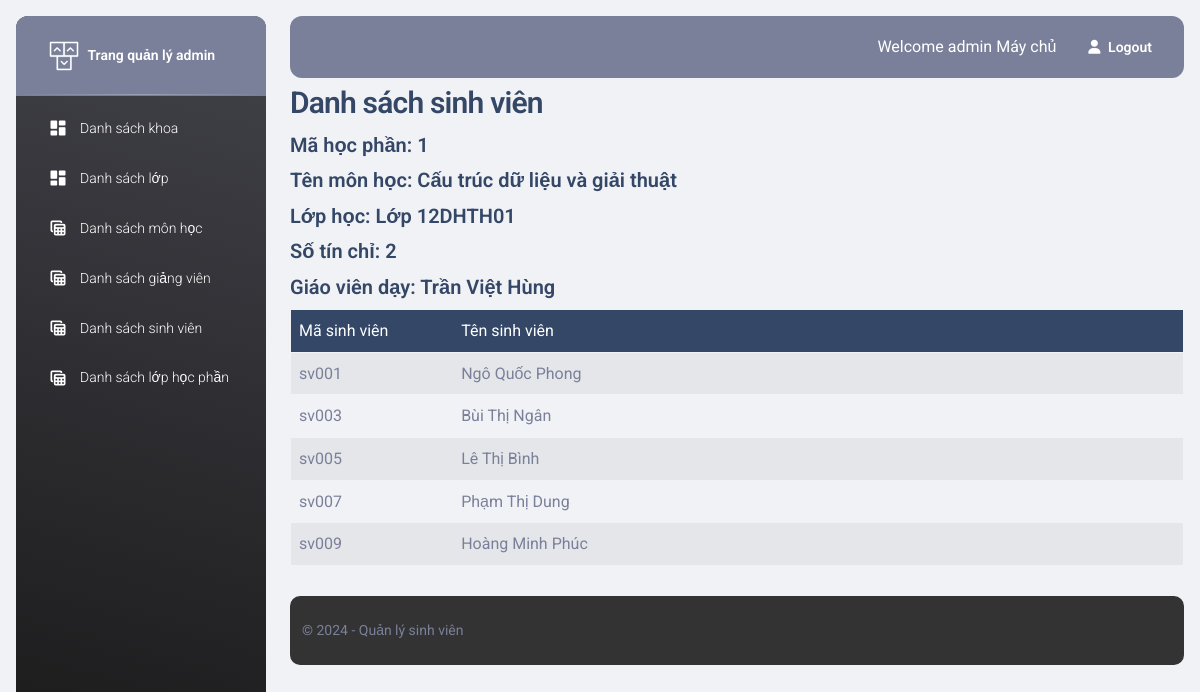
/qldiemsinhvien/admin/student_index_byid.php?id=1 (signed in), run on the app's committed database.
### tables this page shows
CREATE TABLE `module` (
  `module_id` int(10) NOT NULL,
  `subject_id` int(10) NOT NULL,
  `teacher_id` varchar(10) NOT NULL,
  `class_id` int(10) NOT NULL,
  `credit` int(11) DEFAULT NULL,
  `semester_id` int(10) NOT NULL
);

CREATE TABLE `subject` (
  `subject_id` int(10) NOT NULL,
  `subject_name` varchar(255) NOT NULL,
  `major_id` int(10) NOT NULL,
  `credit` int(11) NOT NULL
);

CREATE TABLE `class` (
  `class_id` int(10) NOT NULL,
  `class_name` varchar(255) NOT NULL
);

CREATE TABLE `user` (
  `username` varchar(10) NOT NULL,
  `password` varchar(255) NOT NULL,
  `name` varchar(255) NOT NULL,
  `gender` varchar(10) NOT NULL,
  `dateofbirth` date NOT NULL,
  `email` varchar(255) NOT NULL,
  `role` varchar(255) NOT NULL,
  `token` varchar(255) DEFAULT NULL
);

CREATE TABLE `register` (
  `register_id` int(10) NOT NULL,
  `module_id` int(10) NOT NULL,
  `student_id` varchar(10) NOT NULL,
  `test1` double(8,2) DEFAULT NULL,
  `test2` double(8,2) DEFAULT NULL,
  `mid` double(8,2) DEFAULT NULL,
  `final` double(8,2) DEFAULT NULL,
  `avg10` double(8,2) DEFAULT NULL,
  `avg4` double(8,2) DEFAULT NULL,
  `avgchar` varchar(3) DEFAULT NULL,
  `xeploai` varchar(30) DEFAULT NULL
);

### qldiemsinhvien/class/Db.php (called while the page is built, shortened)
<?php
class Db {
    public static $conn = null;
    function __construct()
    {
        Db::$conn = new PDO('mysql:host=' . HOST . '; dbname=' . DB, U, P);
        Db::$conn->query('set names utf8');
    }
    function selectQuery($sql, $params=[]) {
        $stm = Db::$conn->prepare($sql);
        $stm->execute($params);
        return $stm->fetchAll(PDO::FETCH_OBJ);
    }
}

### qldiemsinhvien/class/module.php (called while the page is built, shortened)
<?php
class module extends Db {
    function get($id) {
        $sql = "select * from module, semester, subject, teacher, class, user
                where module.semester_id = semester.semester_id
                and module.subject_id = subject.subject_id
                and module.teacher_id = teacher.teacher_id
                and module.class_id = class.class_id
                and teacher.teacher_id = user.username
                and module_id = ?";
        return $this->selectQuery($sql, [$id]);
    }
}

### qldiemsinhvien/class/student.php (called while the page is built, shortened)
<?php
class student extends Db {
    function all_bymodule($module_id) {
        $sql = "select register.student_id, name from register, student, user
                where register.student_id = student.student_id
                and student.student_id = user.username
                and register.module_id = ?";
        return $this->selectQuery($sql, [$module_id]);
    }
}

### qldiemsinhvien/admin/student_index_byid.php (the view, shortened to what this page needs)
<?php
$id = $_GET['id'] ?? '';
$student = new student();
$data = $student->all_bymodule($id);
$module = new module();
$info = $module->get($id);
?>
<?php include '../admin/includes/header.php' ?>
<body class="g-sidenav-show  bg-gray-200">
<?php include '../admin/includes/aside.php' ?>
<main class="main-content position-relative max-height-vh-100 h-100 border-radius-lg ">
<?php include '../admin/includes/nav_top.php' ?>
<div class="container-fluid py-1 px-3">
    <h3>Danh sách sinh viên</h3>
    <h5>Mã học phần: <?php echo $info[0]->module_id ?></h5>
    <h5>Tên môn học: <?php echo $info[0]->subject_name ?></h5>
    <h5>Lớp học: <?php echo $info[0]->class_name ?></h5>
    <h5>Số tín chỉ: <?php echo $info[0]->credit ?></h5>
    <h5>Giáo viên dạy: <?php echo $info[0]->name ?></h5>
    <table border="1" id="table" class="table table-striped">
        <thead class="table-dark">
            <tr>
                <td style="width: 10%">Mã sinh viên</td>
                <td style="width: 50%">Tên sinh viên</td>
            </tr>
        </thead>
        <tbody>
            <?php
                foreach($data as $item) {
                    ?>
                    <tr>
                        <td><?php echo $item->student_id ?></td>
                        <td><?php echo $item->name ?></td>
                    </tr>
                    <?php
                }
            ?>
        </tbody>
    </table>
</div>
<?php include '../admin/includes/footer.php' ?>

### qldiemsinhvien/admin/includes/header.php (style rules this page uses)
body { display: flex; flex-direction: column; min-height: 100vh; margin: 0; }
main { flex: 1; }

### data on the page
module: module "1", subject.subject_name "Cấu trúc dữ liệu và giải thuật", class.class_name "Lớp 12DHTH01", subject.credit "2", user.name "Trần Việt Hùng"
register: student "sv001", user.name "Ngô Quốc Phong"
register: student "sv003", user.name "Bùi Thị Ngân"
register: student "sv005", user.name "Lê Thị Bình"
register: student "sv007", user.name "Phạm Thị Dung"
register: student "sv009", user.name "Hoàng Minh Phúc"

### other printed values
$_SESSION['login'][2] "Máy chủ"
